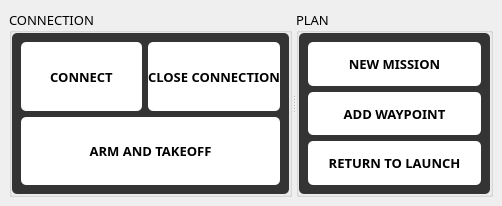
<?xml version="1.0" encoding="UTF-8"?>
<ui version="4.0">
 <class>MainWindow</class>
 <widget class="QMainWindow" name="MainWindow">
  <property name="geometry">
   <rect>
    <x>0</x>
    <y>0</y>
    <width>502</width>
    <height>206</height>
   </rect>
  </property>
  <property name="windowTitle">
   <string>MainWindow</string>
  </property>
  <widget class="QWidget" name="centralwidget">
   <layout class="QVBoxLayout" name="verticalLayout_5">
    <item>
     <widget class="QSplitter" name="splitter">
      <property name="sizePolicy">
       <sizepolicy hsizetype="Preferred" vsizetype="Preferred">
        <horstretch>0</horstretch>
        <verstretch>0</verstretch>
       </sizepolicy>
      </property>
      <property name="orientation">
       <enum>Qt::Horizontal</enum>
      </property>
      <widget class="QGroupBox" name="groupBox">
       <property name="font">
        <font>
         <family>Myanmar Text</family>
         <pointsize>10</pointsize>
         <italic>false</italic>
        </font>
       </property>
       <property name="styleSheet">
        <string notr="true"/>
       </property>
       <property name="title">
        <string>CONNECTION</string>
       </property>
       <property name="alignment">
        <set>Qt::AlignLeading|Qt::AlignLeft|Qt::AlignVCenter</set>
       </property>
       <layout class="QVBoxLayout" name="verticalLayout_4">
        <property name="leftMargin">
         <number>0</number>
        </property>
        <property name="topMargin">
         <number>0</number>
        </property>
        <property name="rightMargin">
         <number>0</number>
        </property>
        <property name="bottomMargin">
         <number>0</number>
        </property>
        <item>
         <widget class="QFrame" name="frame">
          <property name="styleSheet">
           <string notr="true">QFrame{
background-color:rgb(52,52,52);
border-radius:5px;
}</string>
          </property>
          <property name="frameShape">
           <enum>QFrame::StyledPanel</enum>
          </property>
          <property name="frameShadow">
           <enum>QFrame::Raised</enum>
          </property>
          <layout class="QVBoxLayout" name="verticalLayout_3">
           <item>
            <layout class="QHBoxLayout" name="horizontalLayout">
             <item>
              <widget class="QPushButton" name="pushButton">
               <property name="sizePolicy">
                <sizepolicy hsizetype="Minimum" vsizetype="Minimum">
                 <horstretch>0</horstretch>
                 <verstretch>0</verstretch>
                </sizepolicy>
               </property>
               <property name="font">
                <font>
                 <family>Myanmar Text</family>
                 <pointsize>10</pointsize>
                 <weight>75</weight>
                 <bold>true</bold>
                </font>
               </property>
               <property name="styleSheet">
                <string notr="true">QPushButton{
background-color:rgb(255,255,255);
border-radius:5px;
}</string>
               </property>
               <property name="text">
                <string>CONNECT</string>
               </property>
              </widget>
             </item>
             <item>
              <widget class="QPushButton" name="pushButton_2">
               <property name="sizePolicy">
                <sizepolicy hsizetype="Minimum" vsizetype="Minimum">
                 <horstretch>0</horstretch>
                 <verstretch>0</verstretch>
                </sizepolicy>
               </property>
               <property name="font">
                <font>
                 <family>Myanmar Text</family>
                 <pointsize>10</pointsize>
                 <weight>75</weight>
                 <bold>true</bold>
                </font>
               </property>
               <property name="styleSheet">
                <string notr="true">QPushButton{
background-color:rgb(255,255,255);
border-radius:5px;
}</string>
               </property>
               <property name="text">
                <string>CLOSE CONNECTION</string>
               </property>
              </widget>
             </item>
            </layout>
           </item>
           <item>
            <widget class="QPushButton" name="pushButton_7">
             <property name="sizePolicy">
              <sizepolicy hsizetype="Minimum" vsizetype="Minimum">
               <horstretch>0</horstretch>
               <verstretch>0</verstretch>
              </sizepolicy>
             </property>
             <property name="font">
              <font>
               <family>Myanmar Text</family>
               <pointsize>10</pointsize>
               <weight>75</weight>
               <bold>true</bold>
              </font>
             </property>
             <property name="styleSheet">
              <string notr="true">QPushButton{
background-color:rgb(255,255,255);
border-radius:5px;
}</string>
             </property>
             <property name="text">
              <string>ARM AND TAKEOFF</string>
             </property>
            </widget>
           </item>
          </layout>
         </widget>
        </item>
       </layout>
      </widget>
      <widget class="QGroupBox" name="groupBox_2">
       <property name="font">
        <font>
         <family>Myanmar Text</family>
         <pointsize>10</pointsize>
         <italic>false</italic>
        </font>
       </property>
       <property name="styleSheet">
        <string notr="true"/>
       </property>
       <property name="title">
        <string>PLAN</string>
       </property>
       <property name="alignment">
        <set>Qt::AlignLeading|Qt::AlignLeft|Qt::AlignVCenter</set>
       </property>
       <layout class="QVBoxLayout" name="verticalLayout_2">
        <property name="spacing">
         <number>7</number>
        </property>
        <property name="leftMargin">
         <number>0</number>
        </property>
        <property name="topMargin">
         <number>0</number>
        </property>
        <property name="rightMargin">
         <number>0</number>
        </property>
        <property name="bottomMargin">
         <number>0</number>
        </property>
        <item>
         <widget class="QFrame" name="frame_2">
          <property name="styleSheet">
           <string notr="true">QFrame{
background-color:rgb(52,52,52);
border-radius:5px;
}</string>
          </property>
          <property name="frameShape">
           <enum>QFrame::StyledPanel</enum>
          </property>
          <property name="frameShadow">
           <enum>QFrame::Raised</enum>
          </property>
          <layout class="QVBoxLayout" name="verticalLayout">
           <item>
            <widget class="QPushButton" name="pushButton_4">
             <property name="sizePolicy">
              <sizepolicy hsizetype="Minimum" vsizetype="Minimum">
               <horstretch>0</horstretch>
               <verstretch>0</verstretch>
              </sizepolicy>
             </property>
             <property name="font">
              <font>
               <family>Myanmar Text</family>
               <pointsize>10</pointsize>
               <weight>75</weight>
               <bold>true</bold>
              </font>
             </property>
             <property name="styleSheet">
              <string notr="true">QPushButton{
background-color:rgb(255,255,255);
border-radius:5px;
}</string>
             </property>
             <property name="text">
              <string>NEW MISSION</string>
             </property>
            </widget>
           </item>
           <item>
            <widget class="QPushButton" name="pushButton_5">
             <property name="sizePolicy">
              <sizepolicy hsizetype="Minimum" vsizetype="Minimum">
               <horstretch>0</horstretch>
               <verstretch>0</verstretch>
              </sizepolicy>
             </property>
             <property name="font">
              <font>
               <family>Myanmar Text</family>
               <pointsize>10</pointsize>
               <weight>75</weight>
               <bold>true</bold>
              </font>
             </property>
             <property name="styleSheet">
              <string notr="true">QPushButton{
background-color:rgb(255,255,255);
border-radius:5px;
}</string>
             </property>
             <property name="text">
              <string>ADD WAYPOINT</string>
             </property>
            </widget>
           </item>
           <item>
            <widget class="QPushButton" name="pushButton_6">
             <property name="sizePolicy">
              <sizepolicy hsizetype="Minimum" vsizetype="Minimum">
               <horstretch>0</horstretch>
               <verstretch>0</verstretch>
              </sizepolicy>
             </property>
             <property name="font">
              <font>
               <family>Myanmar Text</family>
               <pointsize>10</pointsize>
               <weight>75</weight>
               <bold>true</bold>
              </font>
             </property>
             <property name="styleSheet">
              <string notr="true">QPushButton{
background-color:rgb(255,255,255);
border-radius:5px;
}</string>
             </property>
             <property name="text">
              <string>RETURN TO LAUNCH</string>
             </property>
            </widget>
           </item>
          </layout>
         </widget>
        </item>
       </layout>
      </widget>
     </widget>
    </item>
   </layout>
  </widget>
  <widget class="QMenuBar" name="menubar">
   <property name="geometry">
    <rect>
     <x>0</x>
     <y>0</y>
     <width>502</width>
     <height>26</height>
    </rect>
   </property>
  </widget>
 </widget>
 <resources/>
 <connections/>
</ui>
